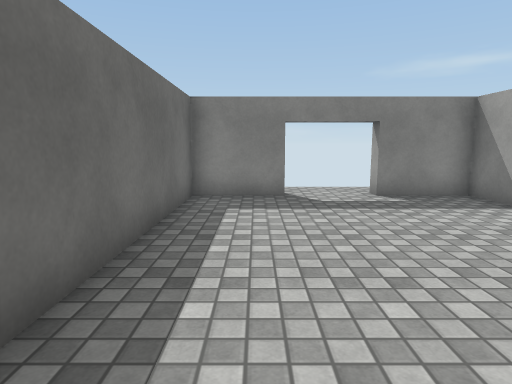
[1] (above)

16 first-person views from a walk through a 3-D level made in the Unity game engine. The camera is 1.3 m above the floor, tilts 8° down and sees 75° across. The floor is counted in squares, 1 m on a side. Each view is taken from the middle of a square. On the plan, view 1 faces up. The plan holds only what a view shows up to about 14 squares ahead; the rest is blank. The place goes on beyond the plan. The player is left out. Surface patterns are stand-ins for the level's own textures.

[2]
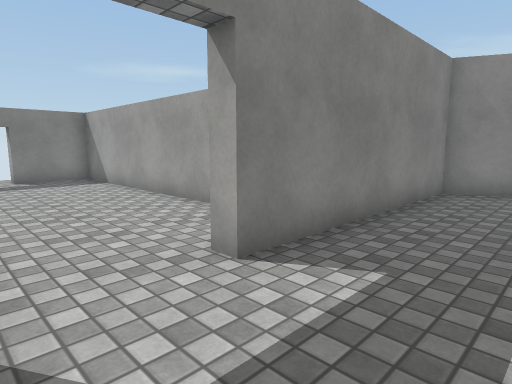

[3]
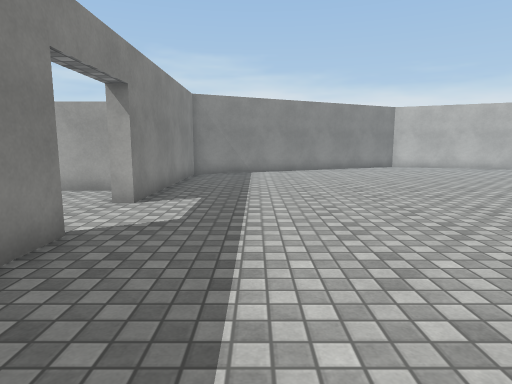

[4]
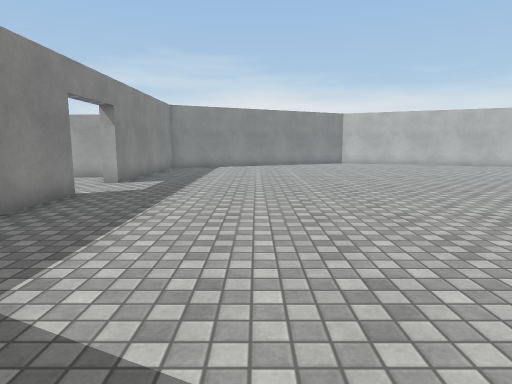

[5]
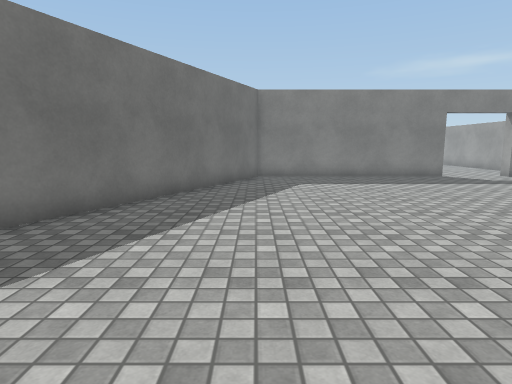

[6]
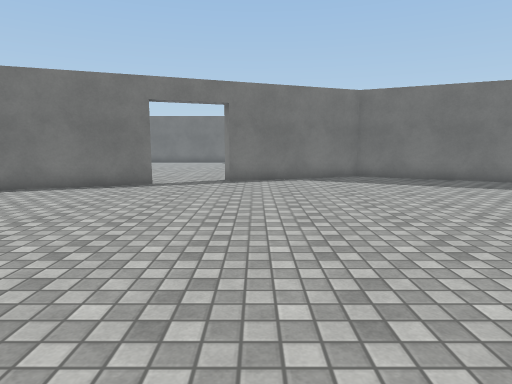

[7]
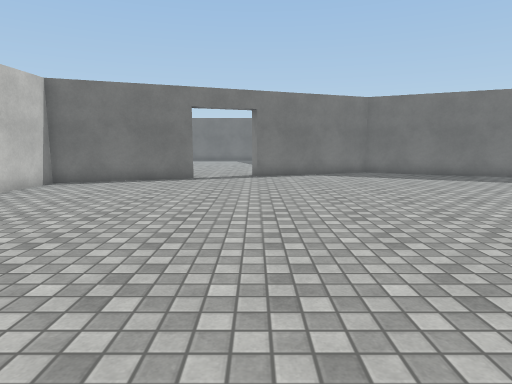

[8]
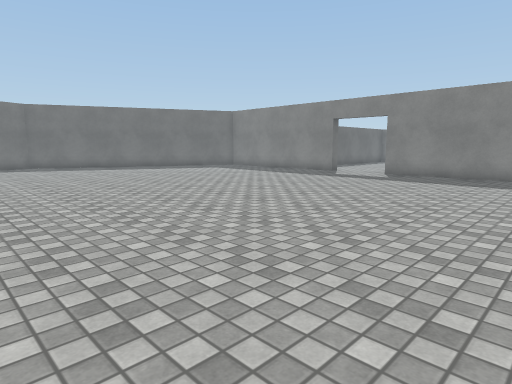

[9]
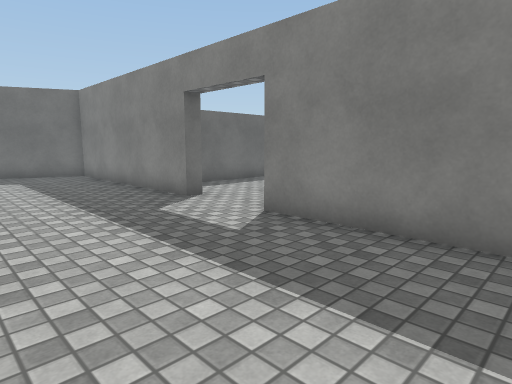

[10]
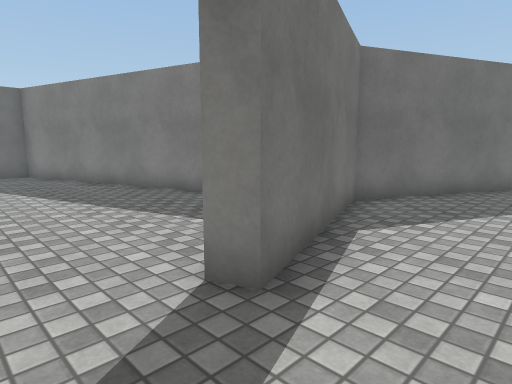

[11]
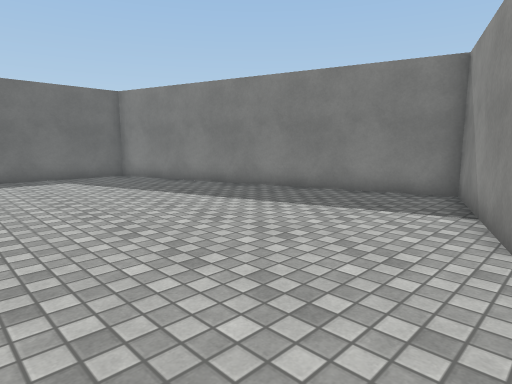

[12]
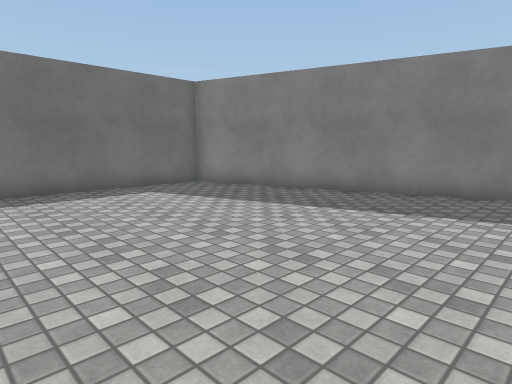

[13]
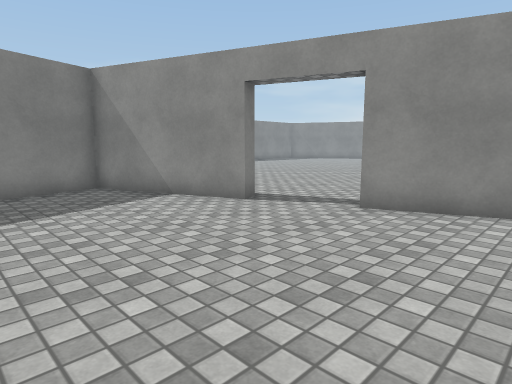

[14]
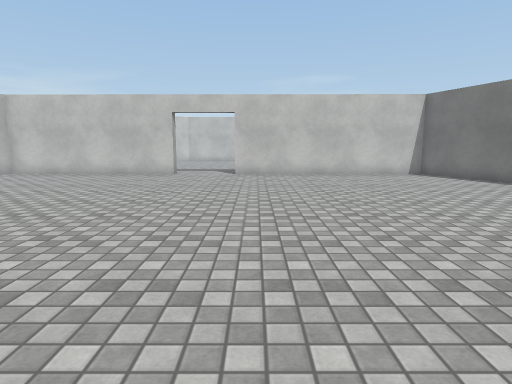

[15]
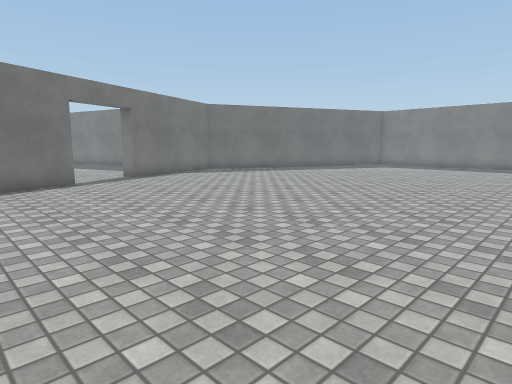

[16]
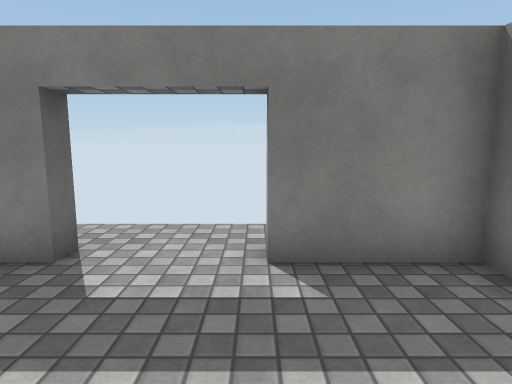

### Floor plan
Points are (right, up) in squares from view 1. A wall is a line through its corners. A room is listed if a view was taken in it or the views show most of it. See-through windows are left out.
Room 1 (views 1, 2, 3, 4, 5, 6, 7, 8, 9, 10, 14, 15, 16)
walls: (0.7, -1.6) (0.7, -2.2) (-6.9, -2.2) (-11.9, -12.8) (-10, -17.9); (5.5, -0.9) (5.5, 8.6) (3.1, 8.6) (3.1, 9.1); (10.5, -2.2) (3.5, -2.2) (3.5, -1.7); (-9.1, -20.4) (-7.5, -24.6); (0.7, 9.1) (0.7, 8.6) (-1.6, 8.6) (-1.6, -0.1)
ways out: opening at (-10, -19.5) to room 2; opening at (3, 10)
Room 2 (views 11, 12, 13)
walls: (-10, -17.9) (-10.5, -18.2) (-12.3, -13.5) (-24, -17) (-24, -22.8); (-8.7, -23.1) (-9.6, -20.7)
ways out: opening at (-10, -19.5) to room 1

Positions as (right, up) in squares from view 1, and headings:
1: (0, 0), facing up
2: (1, -5), facing up-right
3: (-4, -5), facing right
4: (-8, -7), facing right
5: (-7, -16), facing up
6: (2, -17), facing left
7: (4, -18), facing left
8: (10, -17), facing up-left
9: (8, -7), facing up-left
10: (-8, -20), facing up-left
11: (-10, -23), facing up-left
12: (-14, -24), facing up-left
13: (-16, -24), facing up-right
14: (0, -10), facing down
15: (3, -24), facing up-left
16: (3, 5), facing up
